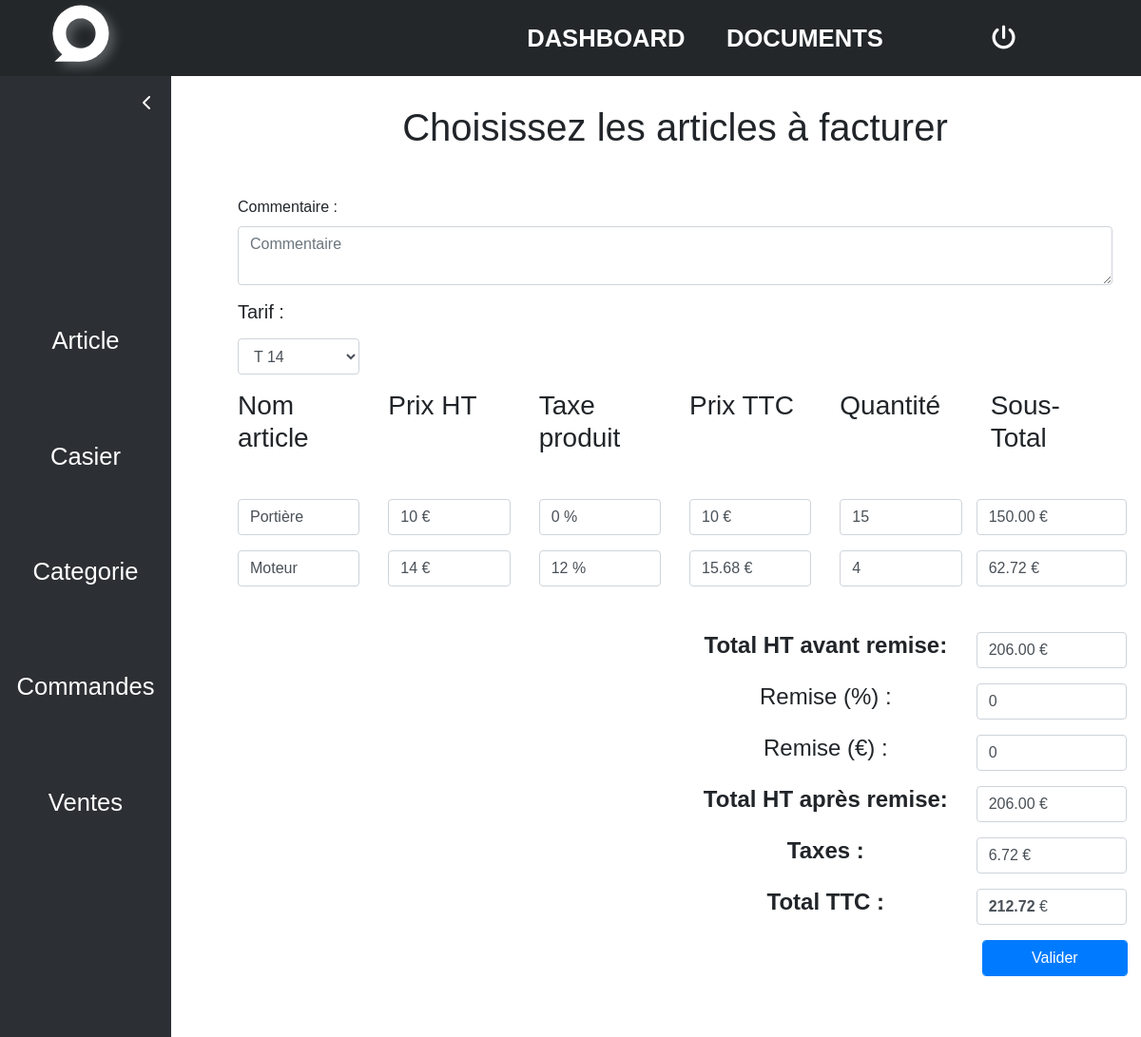
The app's page /tables/facture/index.php?id=94 (signed in) with its own data.
### tables this page shows
CREATE TABLE `tiers` (
  `tie_ID` int(11) NOT NULL,
  `tie_raison_sociale` varchar(50) NOT NULL,
  `tie_adresse` varchar(150) NOT NULL,
  `tie_tel` varchar(15) NOT NULL,
  `tie_email` varchar(50) NOT NULL,
  `tie_IBAN` varchar(34) NOT NULL,
  `tie_BIC` varchar(11) NOT NULL,
  `tie_code_banque` varchar(5) NOT NULL,
  `tie_code_guichet` varchar(5) NOT NULL,
  `tie_num_compte` varchar(11) NOT NULL,
  `tie_cle_rib` varchar(2) NOT NULL,
  `tie_domiciliation` varchar(100) NOT NULL,
  `fk_com_ID` int(10) NOT NULL,
  `fk_typre_ID` int(11) NOT NULL,
  `fk_tar_id` int(11) NOT NULL,
  `fk_typso_ID` int(11) NOT NULL,
  `fk_typti_ID` int(11) NOT NULL,
  `tie_is_visible` int(1) NOT NULL DEFAULT 1
);

CREATE TABLE `article` (
  `art_ID` int(11) NOT NULL,
  `art_nom` varchar(50) NOT NULL,
  `art_commentaire` varchar(255) NOT NULL,
  `art_taxe` float NOT NULL,
  `fk_tiers_ID` int(11) NOT NULL,
  `fk_cat_ID` int(11) NOT NULL,
  `fk_cas_ID` int(11) NOT NULL,
  `art_is_visible` int(1) NOT NULL DEFAULT 1,
  `art_is_composed` int(1) NOT NULL DEFAULT 0
);

### lib/includes/defines.inc.php (called while the page is built, shortened)
<?php
$oTarif = new Tarif();
$oCommande = new Commande();
$isProd = false;
if(!$isProd){
    $path = "/";
}else{
    $server = "db5005005670.hosting-data.io";
    $username = "dbu361051";
    $password = "Hippo14campes440!";
    $dbname = "dbs4185065";
    $path = "https://arthurlecompte.com/";
}
?>

### lib/includes/db/classes/tarif.class.inc.php (called while the page is built, shortened)
<?php
class Tarif{
    public function db_get_all(){
        global $conn;
        $request = "SELECT * FROM ".DB_TABLE_TARIF.";";
        try{
            $sql = $conn->query($request);
            return $sql->fetchAll(PDO::FETCH_ASSOC);
        }catch(PDOException $e){
            return $this->errmessage.$e->getMessage();
        }
    }
    public function db_get_all_tarifs() : array{
        global $conn;
        $request = "SELECT CONCAT(art_ID,'-',tar_ID) as arrkey, pay_tarif_vente as prix FROM ".DB_TABLE_PAYE;
        $sql = $conn->prepare($request);
        try {
            $sql->execute();
            if($sql === false){
                $response["error"] = true;
                $response["errortext"] = "Une erreur s'est produite lors de la création des tarifs";
            }else{
                $response["error"] = false;
                $response["content"] = $sql->fetchAll(\PDO::FETCH_GROUP|\PDO::FETCH_UNIQUE|\PDO::FETCH_ASSOC);
            }
        }catch (PDOException $e){
            $response["error"] = true;
            $response["errortext"] = $e->getMessage();
        }
        return  $response;
    }
}
?>

### lib/includes/db/classes/commande.class.inc.php (called while the page is built, shortened)
<?php
class Commande
{
    public function db_get_all_articles(int $com_ID): array{
        global $conn;
        $docs = $this->db_get_document_by_type(4, $com_ID);
        if($docs["error"] === true){
            $response["error"] = true;
            $response["errortext"] = $docs["errortext"];
        }else{
            $request = "SELECT SUM(Lignr_quantite) as total, art_nom, art_ID, art_taxe
                    FROM ".DB_TABLE_LIGNES_RECEPTION." LR
                    INNER JOIN ".DB_TABLE_ARTICLE." A ON LR.fk_art_ID = A.art_ID
                    WHERE fk_doc_ID IN(";
            foreach ($docs["data"] as $doc){
                $request.= (int) $doc["doc_ID"].", ";
            }
            $request.= "0) GROUP BY art_ID";
            $sql = $conn->prepare($request);
            try {
                $sql->execute();
                if($sql === false){
                    $response["error"] = true;
                    $response["errortext"] = "Une erreure s'est produite";
                }else{
                    $response["error"] = false;
                    $response["content"] = $sql->fetchAll();
                }
            }catch (PDOException $e){
                $response["error"] = true;
                $response["errortext"] = $e->getMessage();
            }
        }
        return $response;
    }
    private function db_get_document_by_type(int $type, int $com_ID) : array{
        global $conn;
        $request = "SELECT * FROM ".DB_TABLE_DOCUMENT." WHERE fk_typdo_ID = :type AND fk_com_ID = :com_ID";
        try {
            $sql = $conn->prepare($request);
            $sql->bindValue(":type", $type, PDO::PARAM_INT);
            $sql->bindValue(":com_ID", $com_ID, PDO::PARAM_INT);
            $sql->execute();
            $result = $sql->fetchAll();
            $response["error"] = false;
            $response["data"] = $result;
            return $response;
        }catch (PDOException $e){
            $response["error"] = true;
            $response["errortext"] = $e->getMessage();
            return $response;
        }
    }
    public function db_get_tiers(int $com_ID) : array{
        global $conn;
        $request = "SELECT tie_raison_sociale, tie_ID, fk_tar_ID FROM ".DB_TABLE_TIERS."
                    INNER JOIN ".DB_TABLE_COMMANDE." ON tie_ID = fk_tiers_ID
                    WHERE ".DB_TABLE_COMMANDE.".com_ID = :com_ID";
        try {
            $sql = $conn->prepare($request);
            $sql->bindValue(":com_ID", $com_ID, PDO::PARAM_INT);
            $sql->execute();
            $result = $sql->fetch();
            $response["error"] = false;
            $response["data"] = $result;
            return $response;
        }catch (PDOException $e){
            $response["error"] = true;
            $response["errortext"] = $e->getMessage();
            return $response;
        }
    }
}

### tables/facture/index.php (the view, shortened to what this page needs)
<?php
require '../../lib/includes/defines.inc.php';
require '../../lib/includes/navbar.php';
require '../../lib/includes/sidenav.php';
require '../../lib/includes/doctype.php';
echo doctype("Générer la facture ".$_GET['id'], $path);
echo navbar($path);
echo sidenav($path);
$lignes_recues = $oCommande->db_get_all_articles($_GET["id"]);
$prix = $oTarif->db_get_all_tarifs();
$tiers = $oCommande->db_get_tiers($_GET["id"])["data"];
?>
<body>
<div class="main-container sidenav-open mb-5">
    <form action="./trait.php" method="post" id="upload-form">
    <h1 class="text-center mb-4 pb-4">Choisissez les articles à facturer</h1>
    <div class="form-group">
        <label for="comment">Commentaire : </label>
        <textarea id="comment" name="data[comment]" rows="2" class="form-control" placeholder="Commentaire"></textarea>
    </div>
    <div class="row form-group">
        <div class="col-2">
            <label for="tarif"><h5>Tarif :</h5></label>
            <select id="tarif" class="form-control selectTarif" name="data[codetarif]">
                <?php
                foreach($oTarif->db_get_all() as $tarif){ ?>
                    <option <?php if($tarif["tar_ID"] == $tiers["fk_tar_ID"]) echo "selected" ?> value="<?= $tarif['tar_ID'] ?>">T <?= $tarif['tar_ID'] ?></option>
                    <?php
                }
                ?>
            </select>
        </div>
    </div>
    <div class="row form-group pb-4">
        <div class="col-2">
            <h3>Nom article</h3>
        </div>
        <div class="col-2">
            <h3>Prix HT</h3>
        </div>
        <div class="col-2">
            <h3>Taxe produit</h3>
        </div>
        <div class="col-2">
            <h3>Prix TTC</h3>
        </div>
        <div class="col-2">
            <h3>Quantité</h3>
        </div>
        <div class="col-2">
            <h3>Sous-Total</h3>
        </div>
    </div>
        <?php
        foreach ($lignes_recues["content"] as $ligne){
            $prixHT = $prix["content"][$ligne["art_ID"].'-'.$tiers["fk_tar_ID"]]['prix'];
            ?>
            <div class="row form-group">
                <div class="col-2">
                    <div class="form-control"><?= $ligne["art_nom"] ?></div>
                </div>
                <div class="col-2">
                    <div class="form-control">
                        <span class="prixHT" data-index="<?= $ligne["art_ID"] ?>"><?= $prixHT ?> </span> €
                    </div>
                </div>
                <div class="col-2">
                    <div class="form-control">
                        <span class="taxe" data-index="<?= $ligne["art_ID"] ?>" > <?= $ligne["art_taxe"]?></span> %
                    </div>
                </div>
                <div class="col-2">
                    <div class="form-control">
                        <span class="prixTTC" data-index="<?= $ligne["art_ID"] ?>"><?= $prixHT + ($prixHT * (int) $ligne["art_taxe"] / 100) ?> </span> €
                    </div>
                </div>
                <div class="col-2">
                    <input required type="number" min="0" max="<?= $ligne['total'] ?>" class="form-control quantite" value="<?= $ligne['total'] ?>" name="data[quantite][]" data-index="<?= $ligne["art_ID"] ?>">
                </div>
                <div class="col-2 form-control">
                    <span class="sousTotal" data-index="<?= $ligne["art_ID"] ?>"></span> €
                </div>
            </div>
            <?php
        }
        ?>
        <div class="row form-group mt-5">
            <div class="col-6"></div>
            <div class="col-4 text-center">
                <h4><b>Total HT avant remise:</b></h4>
            </div>
            <div class="col-2 form-control">
                 <span class="totalAvantHT"></span> €
            </div>
        </div>
        <div class="row form-group">
            <div class="col-6"></div>
            <div class="col-4 text-center">
                <h4>Remise (%) :</h4>
            </div>
            <div class="col-2 p-0">
                <input type="number" step="0.01" class="form-control remiseP" value="0">
            </div>
        </div>
        <div class="row form-group">
            <div class="col-6"></div>
            <div class="col-4 text-center">
                <h4>Remise (€) :</h4>
            </div>
            <div class="col-2 p-0">
                <input name="data[remise]" step="0.01" type="number" class="form-control remiseE" value="0">
            </div>
        </div>
        <div class="row form-group">
            <div class="col-6"></div>
            <div class="col-4 text-center">
                <h4><b>Total HT après remise:</b></h4>
            </div>
            <div class="col-2 form-control">
                <span class="totalHT"></span> €
            </div>
        </div>
        <div class="row form-group">
            <div class="col-6"></div>
            <div class="col-4 text-center">
                <h4><b>Taxes :</b></h4>
            </div>
            <div class="col-2 form-control">
                <span class="totalTaxes"></span> €
            </div>
        </div>
        <div class="row form-group">
            <div class="col-6"></div>
            <div class="col-4 text-center">
                <h4><b>Total TTC :</b></h4>
            </div>
            <div class="col-2 form-control">
                <span class="totalTTC"></span> €
            </div>
        </div>
        <div class="float-right col-2 p-0">
            <button class="btn btn-primary form-control ml-3" type="submit" >Valider</button>
        </div>
    </form>
</div>
</body>
</html>

### lib/includes/doctype.php
<?php
function doctype($title, $path){
    $doctype = '<!DOCTYPE html>
    <html lang="fr" dir="ltr">
    <head>
        <title>'.$title.'</title>
        <meta name="viewport" content="width=device-width">
        <link rel="stylesheet" href="https://cdn.jsdelivr.net/npm/bootstrap@4.6.0/dist/css/bootstrap.min.css"/>
        <link rel="stylesheet" href="https://cdnjs.cloudflare.com/ajax/libs/font-awesome/6.0.0-beta3/css/all.min.css"/>
        <script src="https://cdnjs.cloudflare.com/ajax/libs/jquery/3.6.0/jquery.min.js"></script>
        <script src="https://cdnjs.cloudflare.com/ajax/libs/popper.js/2.11.0/umd/popper.min.js"></script>
        <link rel="stylesheet" href="'.$path.'uvlight/assets/css/main.css">
        <link rel="stylesheet" href="'.$path.'uvlight/assets/css/navbar.css">
        <link rel="stylesheet" href="'.$path.'uvlight/assets/css/sidenav.css">
    </head>';
    return $doctype;
}
?>

### lib/includes/navbar.php (shortened to what this page needs)
<?php
function navbar($path){
        ?>
        <header>
            <nav>
                <div class="logo">
                    <a href=""><img src="<?php echo $path ?>uvlight/assets/img/svg/Logo_login.svg"></a>
                </div>
                <ul class="nav">
                    <div class="list-item">
                        <li class="ul-el"><a href="<?php echo $path ?>uvlight/" disable>Dashboard</a></li>
                        <li class="ul-el"><a href="<?php echo $path ?>uvlight/docs" disable>Documents</a></li>
                        <li class="ul-el"><span href="#"><i class="fas fa-power-off logout"></i></span></li>
                    </div>
                </ul>
            </nav>
        </header>
    <?php
}
?>

### lib/includes/sidenav.php
<?php
function sidenav($path){
        ?>
        <div class="sidenav">
            <i class="fas fa-chevron-left"></i>
            <ul class="list">
                <li><a href="<?php echo $path ?>uvlight/tables/article">Article</a></li>
                <li><a href="<?php echo $path ?>uvlight/tables/casier">Casier</a></li>
                <li><a href="<?php echo $path ?>uvlight/tables/categorie">Categorie</a></li>
                <li><a href="<?php echo $path ?>uvlight/tables/commandes">Commandes</a></li>
                <li><a href="<?php echo $path ?>uvlight/tables/ventes">Ventes</a></li>
            </ul>
        </div>
    <?php
}
?>

### assets/css/main.css (style rules this page uses)
:root { --blue: #7289da; --white: #fff; --grey: #99aab5; --light-dark: #2c2f33; --dark: #23272a; }
* { margin: 0; padding: 0; box-sizing: border-box; font-family: 'Poppins', sans-serif; }

### assets/css/navbar.css (style rules this page uses)
header { position: fixed; z-index: 100; top: 0; left: 0; right: 0; height: 10vh; background: var(--dark); }
header a, header span { text-decoration: none; color: inherit; height: 100%; display: flex; justify-content: center; align-items: center; transition: all 300ms ease-in-out; width: 100%; padding: 0 10px; }
header ul { list-style: none; }
header li { width: 100%; }
header nav { height: 100%; padding: 0 40px; display: flex; justify-content: space-between; align-items: center; }
header nav .logo { height: 100%; }
header nav .logo a { display: inline-block; height: 100%; }
header nav .logo a img { height: 100%; }
header nav ul { height: 100%; width: 80%; display: flex; align-items: center; justify-content: space-between; }
header nav ul .list-item { height: 100%; width: 50%; font-weight: 600; font-size: 1.6em; text-transform: uppercase; color: var(--white); display: flex; justify-content: space-around; align-items: center; transition: all 300ms ease-in-out; }
header nav ul li.ul-el { width: calc(10/3); display: flex; align-items: center; justify-content: center; height: 100%; cursor: pointer; }
.main-container { margin-top: 10vh; padding: 30px; }
@media screen and (max-width: 1200px) { header nav ul .list-item { width: 70%; } }

### assets/css/sidenav.css (style rules this page uses)
.sidenav { position: fixed; top: 10vh; left: 0; bottom: 0; right: 85%; background: var(--light-dark); transition: all 300ms ease-in-out; }
.sidenav .fa-chevron-left { margin: 20px 0 0 -20px; color: var(--white); cursor: pointer; width: 100%; display: flex; justify-content: flex-end; }
.sidenav ul { padding: 0; width: 100%; list-style: none; height: 60%; display: flex; flex-direction: column; justify-content: space-evenly; align-items: center; transform: translateY(30%); position: absolute; }
.sidenav ul li { height: 20%; width: 100%; }
.sidenav ul a { text-decoration: none; color: var(--white); font-size: 1.6em; font-weight: 500; height: 100%; width: 100%; display: flex; align-items: center; justify-content: center; transition: all 300ms ease-in-out; }
.main-container { transition: all 300ms ease-in-out; padding-left: 70px; }
.main-container.sidenav-open { margin-left: 15%; }

### tables/facture/index.php (style rules this page uses)
.totalTTC { font-weight: 800; }

### records on screen
tiers: fk_tar "T 14"
article: art_nom "Portière", art_ID.fk_tar_id "10", art_taxe "0", $prixHT + ($prixHT * (int) $ligne["art_taxe"] / 100) "10", total "15"
article: art_nom "Moteur", art_ID.fk_tar_id "14", art_taxe "12", $prixHT + ($prixHT * (int) $ligne["art_taxe"] / 100) "15.68", total "4"
